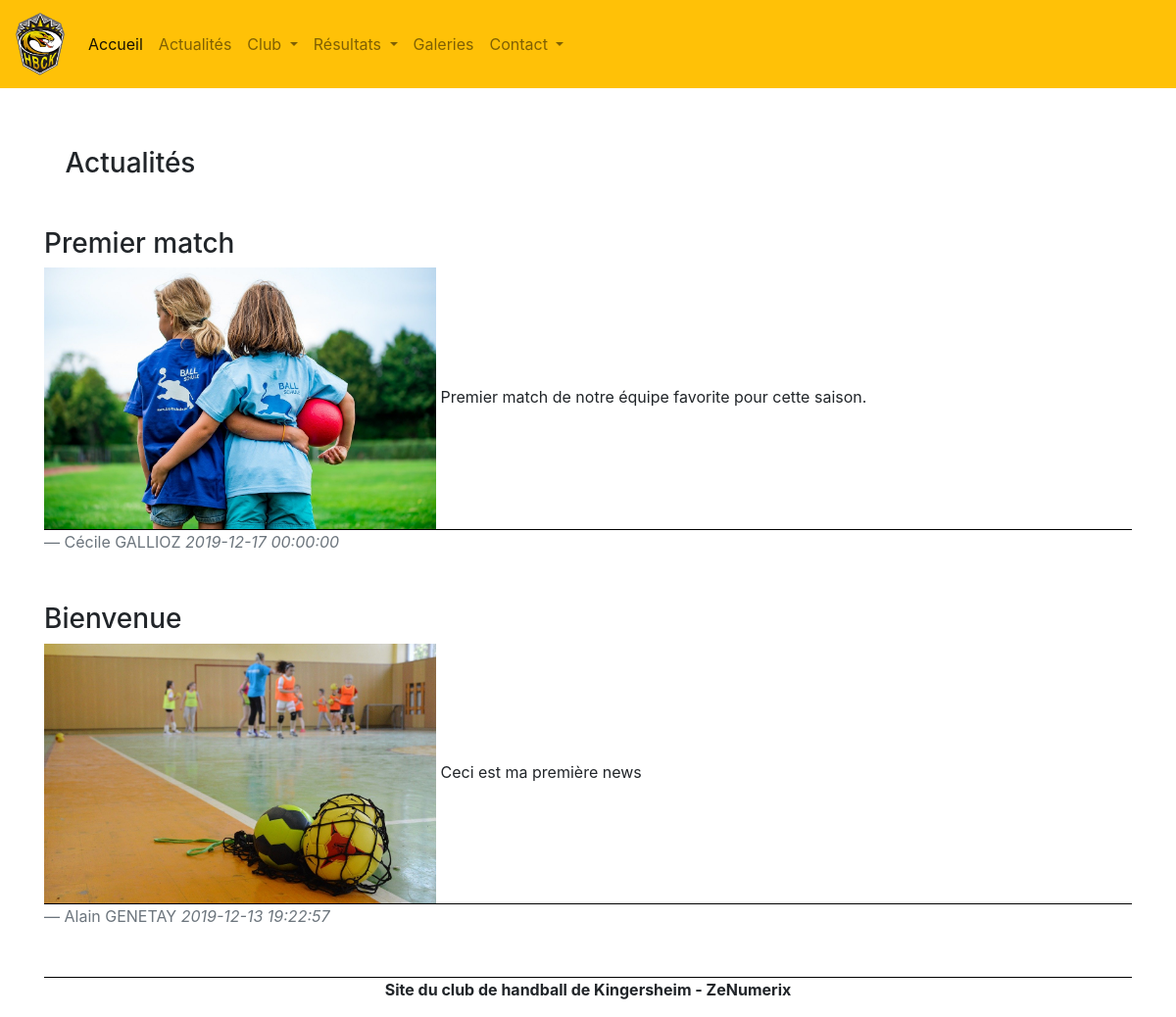
The app's page /src/body/article.php?page=1, older data.
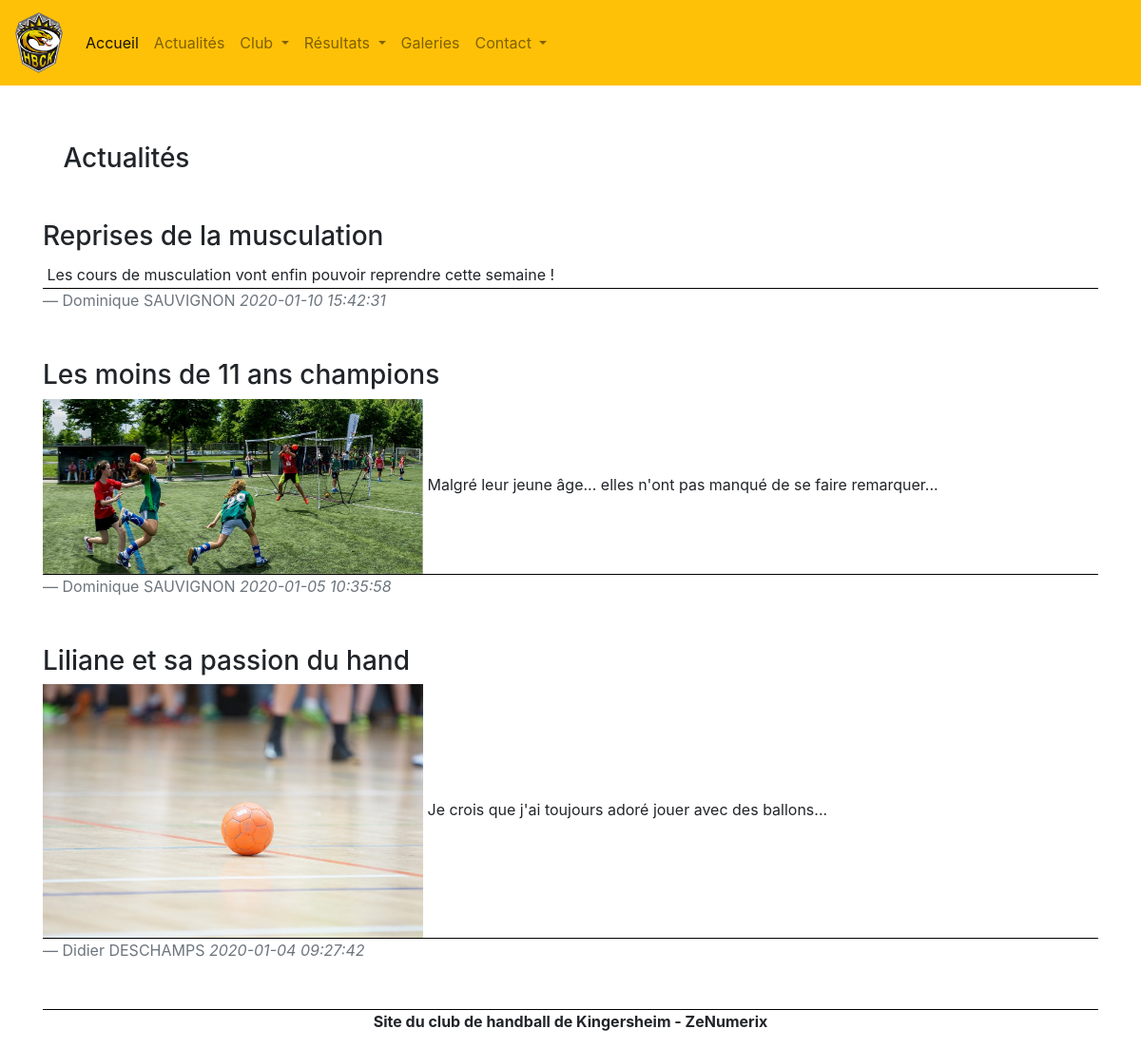
The same page, newer data.
### tables this page shows
CREATE TABLE IF NOT EXISTS `article` (
  `art_id` int(11) NOT NULL AUTO_INCREMENT,
  `art_titre` varchar(255) NOT NULL,
  `art_contenu` longtext NOT NULL,
  `art_auteur_id` int(11) NOT NULL,
  `art_photo_id` int(11) DEFAULT NULL,
  `art_actif` int(1) NOT NULL,
  `art_created_at` datetime NOT NULL,
  `art_updated_at` datetime DEFAULT NULL,
  `art_deleted_at` datetime DEFAULT NULL,
  PRIMARY KEY (`art_id`),
  KEY `fk_per_art` (`art_auteur_id`),
  KEY `fk_pho_art` (`art_photo_id`)
);

CREATE TABLE IF NOT EXISTS `photo` (
  `pho_id` int(11) NOT NULL,
  `pho_nom` varchar(255) NOT NULL,
  `pho_album_id` int(255) NOT NULL,
  `pho_created_at` datetime NOT NULL,
  `pho_updated_at` datetime DEFAULT NULL,
  `pho_deleted_at` datetime DEFAULT NULL,
  PRIMARY KEY (`pho_id`)
);

CREATE TABLE IF NOT EXISTS `personne` (
  `per_id` int(11) NOT NULL AUTO_INCREMENT,
  `per_nom` varchar(255) NOT NULL,
  `per_prenom` varchar(255) DEFAULT NULL,
  `per_date_nais` date DEFAULT NULL,
  `per_lieu_nais` varchar(255) DEFAULT NULL,
  `per_sexe` varchar(50) NOT NULL,
  `per_mail` varchar(255) NOT NULL,
  `per_mdp` varchar(50) NOT NULL,
  `per_admin` int(1) NOT NULL DEFAULT '0',
  `per_redac` int(1) NOT NULL DEFAULT '0',
  `per_contact_ext` int(1) NOT NULL DEFAULT '0',
  `per_created_at` datetime NOT NULL,
  `per_updated_at` datetime DEFAULT NULL,
  `per_deleted_at` datetime DEFAULT NULL,
  PRIMARY KEY (`per_id`)
);

### src/class/ArticleBase.php (called while the page is built, shortened)
<?php
class ArticleBase
{
    public function getPhotoDeArticle($db, $id)
    {
        $o_rpa = $db->prepare("SELECT pho_nom FROM photo
                               INNER JOIN article
                               ON photo.pho_id = article.art_photo_id
                               WHERE art_id = :id");
        $o_rpa->bindParam(':id', $id);
        $o_rpa->execute();
        $photo = $o_rpa->fetchAll(PDO::FETCH_ASSOC);
        return $photo;
    }
    public function getAuteurDeArticle($db, $id)
    {
        $o_rpa = $db->prepare("SELECT per_nom, per_prenom FROM personne
                                   INNER JOIN article
                                   ON personne.per_id = article.art_auteur_id
                                   WHERE per_id = :id");
        $o_rpa->bindParam(':id', $id);
        $o_rpa->execute();
        $auteur = $o_rpa->fetchAll(PDO::FETCH_ASSOC);
        return $auteur;
    }
    public function getPage5Articles($db, $debut, $limite)
    {
        $o_ra = $db->prepare("SELECT * FROM article where art_deleted_at is null ORDER BY art_id DESC LIMIT :debut, :limite");
        $o_ra->bindValue('debut', $debut, PDO::PARAM_INT);
        $o_ra->bindValue('limite', $limite, PDO::PARAM_INT);
        $o_ra->execute();
        $row = $o_ra->fetchAll();
        return $row;
    }
}

### src/body/article.php (the view, shortened to what this page needs)
<?php
require_once '../class/ArticleBase.php';
$o_pdo = new Database();
$o_conn = $o_pdo->makeConnect();
$numpage = (!empty($_GET['page']) ? $_GET['page'] : 1);
$limite = 3;
$debut = ($numpage - 1) * $limite;
$articles = new ArticleBase();
$list5ArticlesActifs = $articles->getPage5Articles($o_conn, $debut, $limite);
include('../includes/head.php');
include('../includes/header.php');
?>
<div class="container">
    <h3> &ensp; Actualités</h3><br>
    <div class="">
        <?php for ($incrArt = 0; $incrArt < count($list5ArticlesActifs); $incrArt++) {
            $photoArticle = $articles->getPhotoDeArticle($o_conn, $list5ArticlesActifs[$incrArt]['art_photo_id']);
            $auteurArticle = $articles->getAuteurDeArticle($o_conn, $list5ArticlesActifs[$incrArt]['art_auteur_id'])
        ?>
            <div class="article-block">
                <h3><?php echo $list5ArticlesActifs[$incrArt]['art_titre'] ?></h3>
                <img class="article-photo" src="../../resources/galerie/<?php echo $photoArticle[0]['pho_nom'] ?>" alt="">
                <p class="article-contenu"><?php echo $list5ArticlesActifs[$incrArt]['art_contenu'] ?></p>
                <blockquote class="blockquote">
                    <footer class="blockquote-footer"><?php echo $auteurArticle[0]['per_prenom'] . " " . $auteurArticle[0]['per_nom'] ?>
                        <cite title="Source Title"><?php echo $list5ArticlesActifs[$incrArt]['art_created_at'] ?></cite></footer>
                </blockquote>
            </div>
        <?php } ?>
    </div>
    <?php
    include('../includes/footer.php');
    ?>

Row changes from the older to the newer data that the page shows:
no longer on this page (row unchanged): article: art_titre "Premier match", art_photo.pho_nom (picture), art_contenu "Premier match de notre équipe favorite pour cette saison.", art_auteur.per_prenom "Cécile", art_auteur.per_nom "GALLIOZ", art_created_at "2019-12-17 00:00:00"
no longer on this page (row unchanged): article: art_titre "Bienvenue", art_photo.pho_nom (picture), art_contenu "Ceci est ma première news", art_auteur.per_prenom "Alain", art_auteur.per_nom "GENETAY", art_created_at "2019-12-13 19:22:57"
added article: art_titre "Reprises de la musculation", art_contenu "Les cours de musculation vont enfin pouvoir reprendre cette semaine !", art_auteur.per_prenom "Dominique", art_auteur.per_nom "SAUVIGNON", art_created_at "2020-01-10 15:42:31"
added article: art_titre "Les moins de 11 ans champions", art_photo.pho_nom (picture), art_contenu "Malgré leur jeune âge... elles n'ont pas manqué de se faire remarquer...", art_auteur.per_prenom "Dominique", art_auteur.per_nom "SAUVIGNON", art_created_at "2020-01-05 10:35:58"
added article: art_titre "Liliane et sa passion du hand", art_photo.pho_nom (picture), art_contenu "Je crois que j'ai toujours adoré jouer avec des ballons...", art_auteur.per_prenom "Didier", art_auteur.per_nom "DESCHAMPS", art_created_at "2020-01-04 09:27:42"
